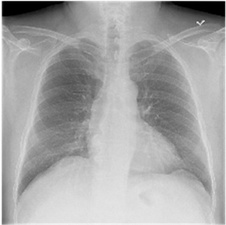
#> input picture Tp3/A.jpg, 226 x 225 px, shrunk from 294 x 292 before the run, found by its file name
$ python exo1.py
#> lines starting #> are read from the running program, lines starting #| are printed output that depends on the picture
#> further down, imgA is the input picture: PIL image 226x225 RGB; min 0, max 255, mean 166.7
#| JPEG (226, 225) RGB
import numpy as np
from PIL import Image

import numpy as np
from PIL import Image
import matplotlib.pyplot as plt
import scipy.ndimage


#K--> modifier le contraste,
#k>1 is used to increase the contrast
#0<k<1 is used to decrease the contrast
#k=1 is adjust the brightness of the image
# k=-1 et d=255, on obtient alors l'inverse de l'image


# #d --> modifier l'illumination


# 3. Appliquer la transformation linéaire des niveaux de gris
def transform_linear(image, k, d):

#> called with k = 1, d = 50
    image = np.array(image)

    image = np.array(k*image + d, dtype='uint8')

    # [11 lines of commented-out code are left out]

    return Image.fromarray(image)

# 4. Calculer l'image inverse de (A)
def 𝐼𝑚𝑔𝐼𝑛𝑣𝑒𝑟𝑠𝑒(image):

    image = np.array(image)

    return Image.fromarray(255  - image)
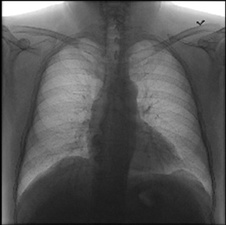
#> returned value: PIL image 226x225 RGB; min 0, max 255, mean 88.3
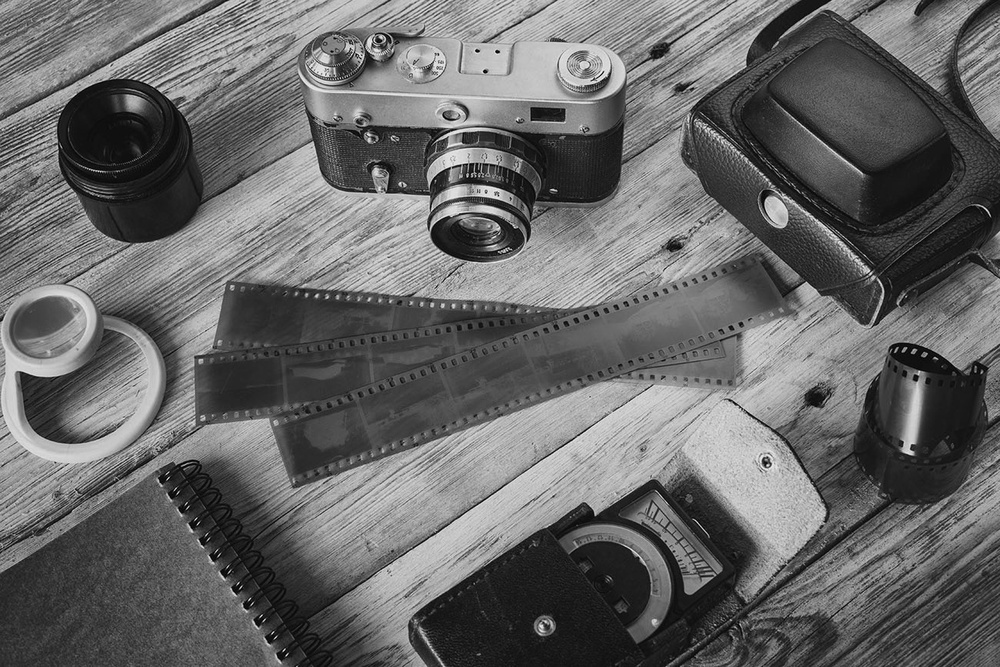
#> input picture Tp3/B.jpg, 1000 x 667 px, shrunk from 1300 x 867 before the run, found by its file name
#> further down, imgB is the input picture: PIL image 1000x667 RGB; min 0, max 249, mean 103.4

# 5. Appliquer la transformation logarithmique
def log_transform(image):

    image = np.array(image)


    C = 255 / np.log(np.max(image)) # remettre l'intervalle de variation de c entre 0 et 255
#> C = 46.23

    image = C * np.log(1 + image) # + 1 pour éviter le cas de log(0)
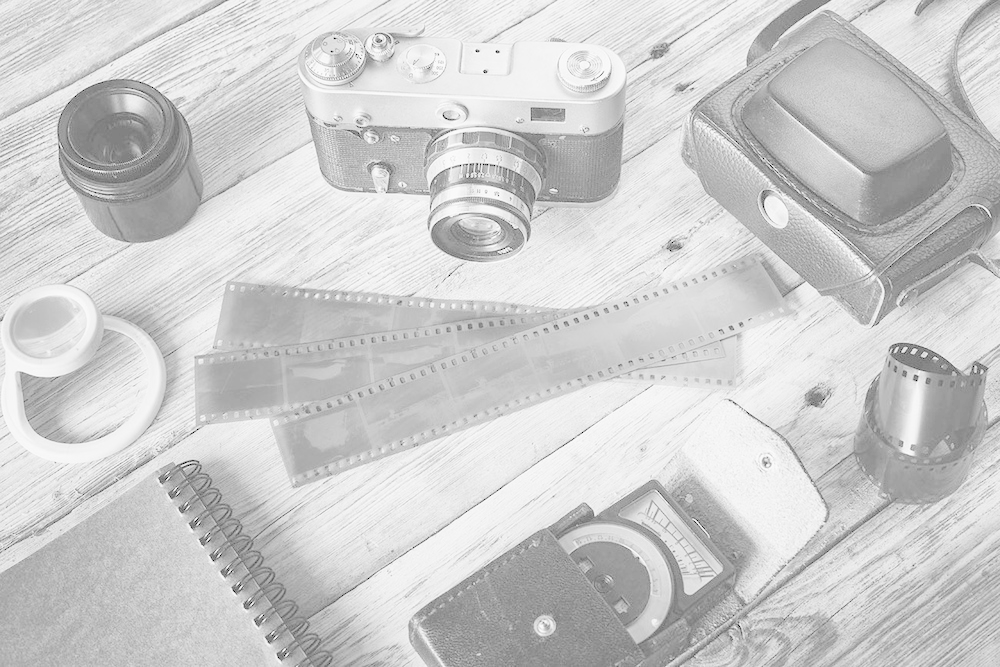
#> image: shape (667, 1000, 3) float16; min 0, max 255.1, mean 206; drawn with min black and max white

    image = np.array(image, dtype='uint8')

    return Image.fromarray(image)

# 6. Appliquer la correction de gamma
def correctiongamma(image, gamma, c = 255):

#> called with gamma = 0.2, c = 255
    image = np.array(image)
    # normaliser image sur 255 pour avoir l'intervalle [0,1]
    # multiplier par 255 pour intensités entre [0 255]
    image = image / c
    image = c*np.power(image, gamma)

    image = np.array(image, dtype='uint8')

    return Image.fromarray(image)


def ajustementcontraste(l,kmin = 0, kmax = 255):

    ll = kmin + ((kmax - kmin) / (lmax - lmin)) * (l - lmin)

    return ll


# 1. Lire une image (A)
imgA = Image.open("Tp3/A.jpg")
imgA.show()

# 2. Afficher le format, les dimensions et le mode de représentation de l’image A.
print(imgA.format, imgA.size, imgA.mode)

# 3. Appliquer la transformation linéaire des niveaux de gris
imgA_linear_transformed = transform_linear(imgA,k=1,d=50)
imgA_linear_transformed.show()

# 4. Calculer l'image inverse de (A)
imgA_inverse = 𝐼𝑚𝑔𝐼𝑛𝑣𝑒𝑟𝑠𝑒(imgA)
imgA_inverse.show()

# 5. Appliquer la transformation logarithmique
imgB = Image.open("Tp3/B.jpg")
imgB_log = log_transform(imgB)
imgB_log.show()

# 6. Appliquer la correction de gamma
gamma_values = [0.2, 0.4, 1.5, 2.5]
gamma_images = [correctiongamma(imgB, gamma) for gamma in gamma_values]
#> call 2 of correctiongamma, with gamma = 0.4, c = 255
#> in correctiongamma (call 2), `image = c*np.power(image, gamma)`:
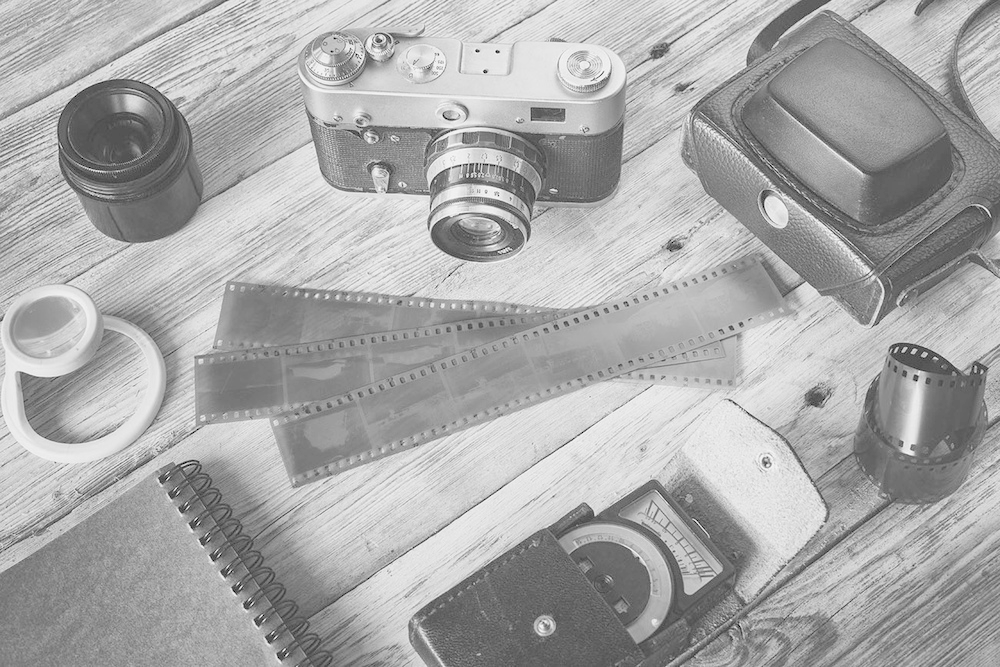
#> image: shape (667, 1000, 3) float64; min 0, max 252.6, mean 170.2
#> call 3 of correctiongamma, with gamma = 1.5, c = 255
#> in correctiongamma (call 3), `image = c*np.power(image, gamma)`:
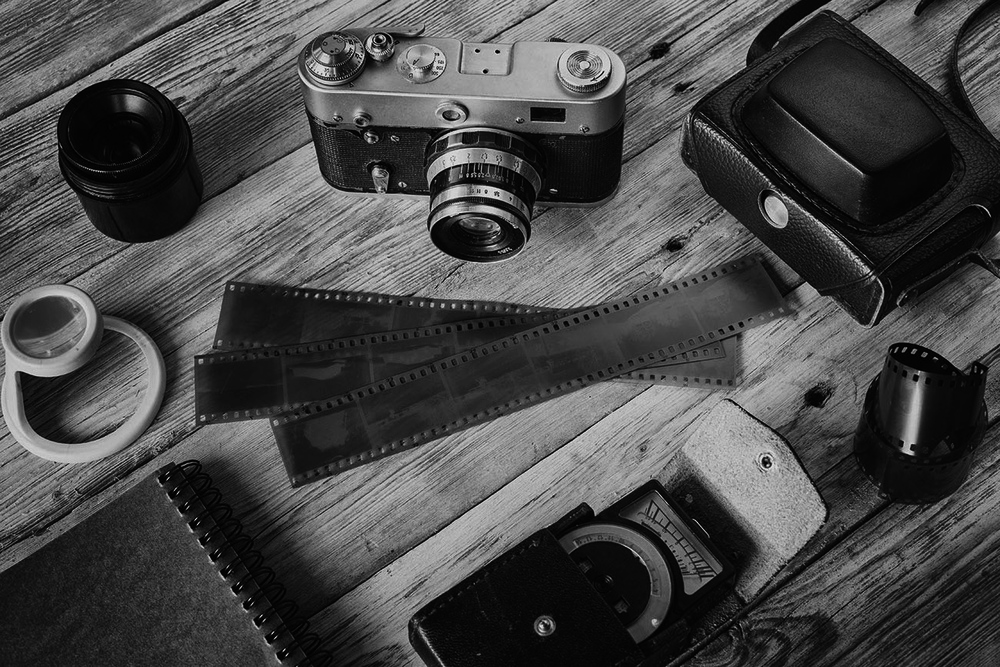
#> image: shape (667, 1000, 3) float64; min 0, max 246.1, mean 73.4
#> call 4 of correctiongamma, with gamma = 2.5, c = 255
#> in correctiongamma (call 4), `image = c*np.power(image, gamma)`:
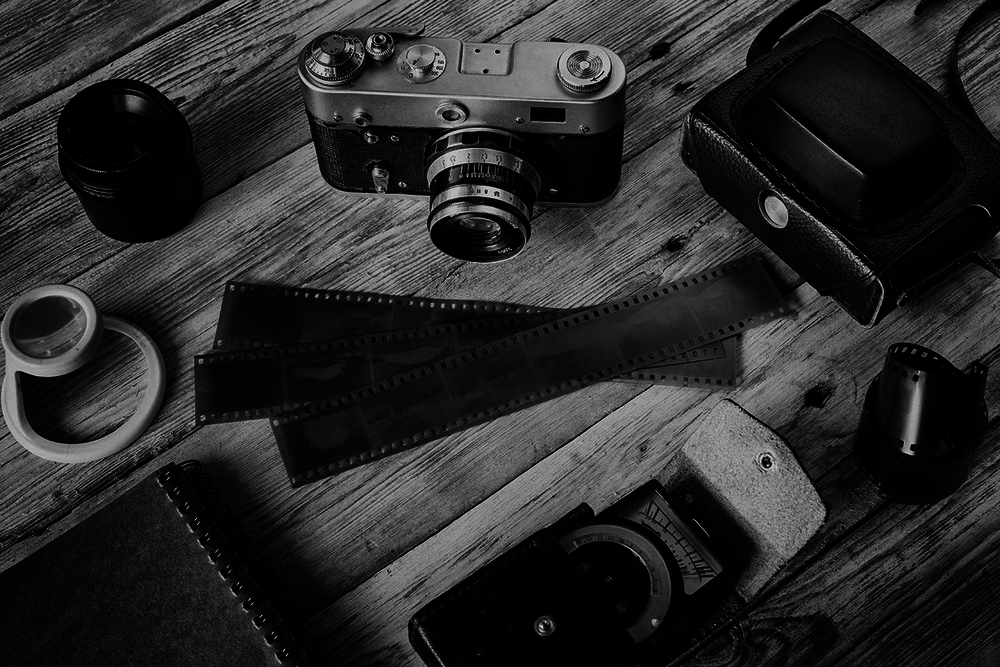
#> image: shape (667, 1000, 3) float64; min 0, max 240.3, mean 41.8
#> gamma_images = 4 items
for i, img in enumerate(gamma_images):
    img.save(f"gamma_img{i+1}.jpg")
#> this loop made 4 passes

# 7. Appliquer l’ajustement de contraste

r_intensity, g_intensity, b_intensity = imgA.split()


lmin,lmax = np.min(np.array(r_intensity)), np.max(np.array(r_intensity))
#> lmin = 0; lmax = 255
print("lmin,lmax de r : ",lmin,lmax)
#| lmin,lmax de r :  0 255
r_intensity = r_intensity.point(ajustementcontraste) # la fonction point elle applique la fonction ajustementcontraste pour chaque pixel
#> in ajustementcontraste, `ll = kmin + ((kmax - kmin) / (lmax - lmin)) * (l - lmin)`: ll = 0


lmin,lmax = np.min(np.array(g_intensity)), np.max(np.array(g_intensity))
print("lmin,lmax g : ",lmin,lmax)
#| lmin,lmax g :  0 255
g_intensity = g_intensity.point(ajustementcontraste)


lmin,lmax = np.min(np.array(b_intensity)), np.max(np.array(b_intensity))
print("lmin,lmax b : ",lmin,lmax)
#| lmin,lmax b :  0 255
b_intensity = b_intensity.point(ajustementcontraste)


new_img = Image.merge("RGB", (r_intensity, g_intensity, b_intensity))
new_img.show()

# 8. Tracer l’histogramme des trois canaux après l’ajustement de contraste.

fig,(ax1,ax2,ax3) = plt.subplots(1, 3,figsize=(24,6))

ax1.set_xlabel("red value")
ax1.set_ylabel("Pixel count")
ax1.set_xlim([0, 255])
ax1.hist(np.array(r_intensity).ravel(), 256, [0,255], color = 'red')

ax2.set_xlabel("Green value")
ax2.set_ylabel("Pixel count")
ax2.set_xlim([0, 255])
ax2.hist(np.array(g_intensity).ravel(), 256, [0,255], color = 'green')

ax3.set_xlabel("Blue value")
ax3.set_ylabel("Pixel count")
ax3.set_xlim([0, 255])
ax3.hist(np.array(b_intensity).ravel(), 256, [0,255], color = 'blue')

plt.show()
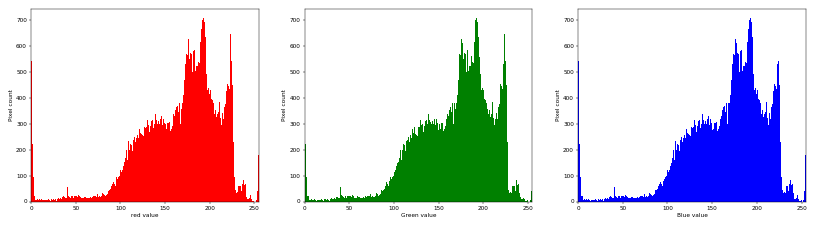
#> figure drawn by matplotlib, 3 panels; panel 1: tallest bar 707 high, from x = 192.2 to 193.2; panel 2: tallest bar 707 high, from x = 192.2 to 193.2; panel 3: tallest bar 707 high, from x = 192.2 to 193.2

# [64 lines of commented-out code are left out]
